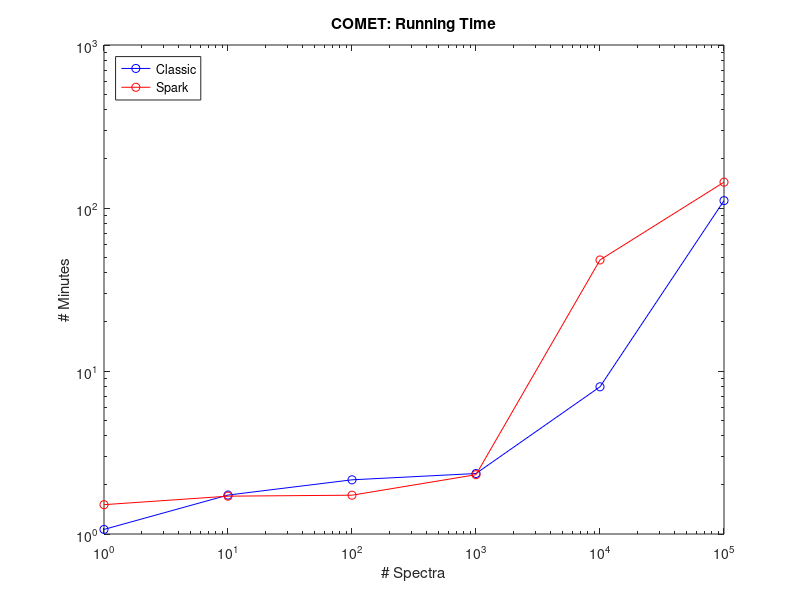

Reproduce this figure in MATLAB. (Note: this script raises an error after producing the figure.)
%% run time figure

loglog([1 10 100 1000 10000 100000],[64/60 104/60 129/60 141/60 8 111],'b-o')
hold on
loglog([1 10 100 1000 10000 100000],[90.8/60 102.4/60 103.8/60 138.7/60 48 144],'r-o') % waiting for original results
title('COMET: Running Time')
xlabel('# Spectra');
ylabel('# Minutes');
legend('Classic','Spark','Location','NorthWest')
hold off
print('RunTime','-djpeg')


%% Score bar
addpath('C:\Users\animeshs\SkyDrive\matlab_toolbox')
clear Y
Y(:,:,1) = log10([0 0; 8 8; 73 73; 689 689;9217 9217;78638 78638]); % common
Y(:,:,2) = log10(([0 1; 1 1; 13 17; 123 159;0 0;0 0]))./10; % unique
%Y(:,:,1) = [0 0; 8 8; 73 73; 689 689]; % common
%Y(:,:,2) = [0 1; 1 1; 13 17; 123 159]; % unique
%bar([x;y],'stacked')
%Y = round(rand(5,2,2)*10);
%Y(1:5,1:2,1) = 0; % setting extra zeros to simulate original groups.
groupLabels = { 1, 10, 100, 1000, 10000, 100000 };     % set labels
plotBarStackGroups(Y, groupLabels); % plot groups of stacked bars
title('Top Ranking Peptide Per Spectra; Classic and Spark based COMET algorithm')
xlabel('Number of spectra searched');
ylabel('# Peptide Matches [Log10]');
legend('#common','#unique','Location','NorthWest');
print('ScorePerf','-djpeg')


%% CPU variation
plot(1:1000,-log(1:1000),'k.') % simulated
title('Spark performance over CPU')
xlabel('#cpu');
ylabel('#time');
print('CPUperf','-djpeg')


